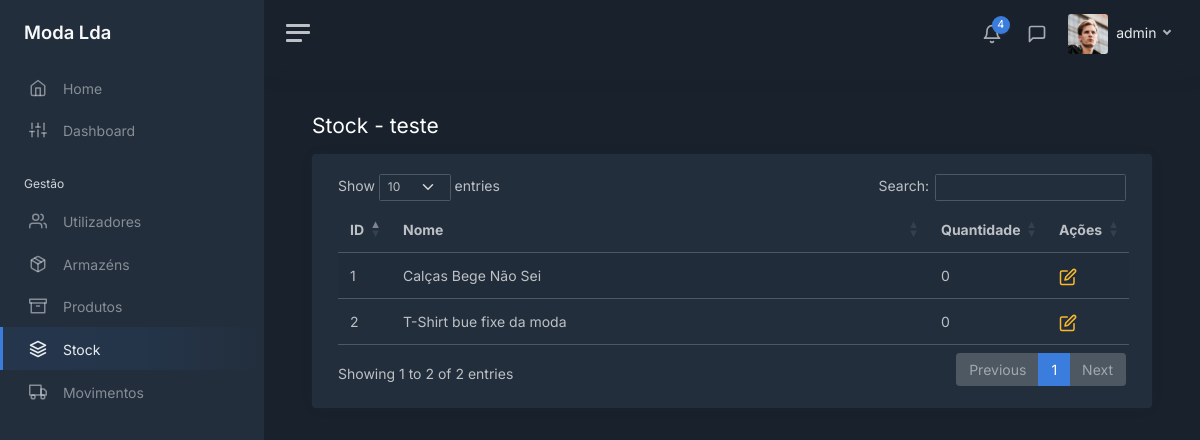
Before: /stock/1/products (signed in) with the older database file.
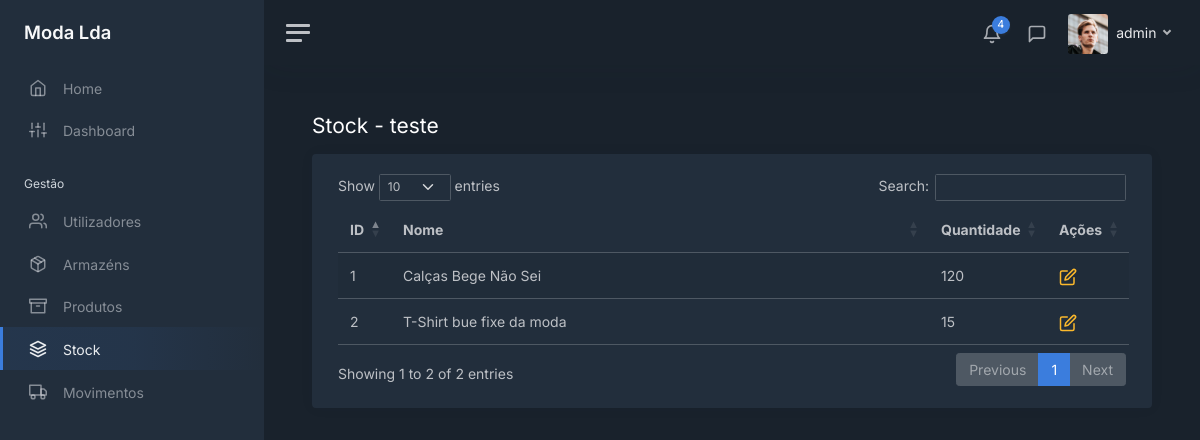
After: the same page with the newer database file.
### modules/login/models.py (models this page shows, shortened)
class User(UserMixin, db.Model):
    __tablename__ = 'users'
    __table_args__ = {'extend_existing': True}
    id = db.Column(db.Integer, primary_key=True)
    username = db.Column(db.String(), unique=True)
    password = db.Column(db.String())
    role = db.Column(db.String())
    last_login = db.Column(db.DateTime, server_default=db.func.now())

### modules/main/models.py (models this page shows, shortened)
class Warehouse(db.Model):
    __tablename__ = 'warehouses'
    __table_args__ = {'extend_existing': True}
    id = db.Column(db.Integer, primary_key=True)
    name = db.Column(db.String(), unique=True)
    address = db.Column(db.String())
    phone = db.Column(db.String())

class Product(db.Model):
    __tablename__ = 'products'
    __table_args__ = {'extend_existing': True}
    id = db.Column(db.Integer, primary_key=True)
    name = db.Column(db.String(), unique=True)
    category = db.Column(db.String())
    color = db.Column(db.String())
    brand = db.Column(db.String())
    min_stock = db.Column(db.Integer())
    max_stock = db.Column(db.Integer())
    last_buy_price = db.Column(db.Float())
    avg_buy_price = db.Column(db.Float())
    sell_price = db.Column(db.Float())
    desc = db.Column(db.String())

class Product_Warehouse(db.Model):
    __tablename__ = 'products_warehouses'
    __table_args__ = {'extend_existing': True}
    product_id = db.Column(db.Integer, ForeignKey(Product.id), primary_key=True)
    warehouse_id = db.Column(db.Integer, ForeignKey(Warehouse.id), primary_key=True)
    quantity = db.Column(db.Integer)
    product = relationship('Product', foreign_keys='Product_Warehouse.product_id')
    warehouse = relationship('Warehouse', foreign_keys='Product_Warehouse.warehouse_id')

### modules/main/views.py (the view)
@bp.route('/stock/<int:id>/products')
@login_required
def view_stock_warehouses(id):
    warehouse = Warehouse.query.filter_by(id=id).first_or_404()
    query = text('''
         SELECT
            products.id as id,
            products.name AS name,
            products_warehouses.quantity AS quantity
        FROM
            products
        LEFT JOIN
            products_warehouses ON products_warehouses.product_id = products.id AND products_warehouses.warehouse_id = :warehouse_id
        LEFT JOIN
            warehouses ON warehouses.id = products_warehouses.warehouse_id
    ''')
    result = db.session.execute(query, {'warehouse_id': id})
    return render_template('stock/stock_table.html', user=current_user, tab="stock", warehouse=warehouse,
                           products=result)

### modules/login/models.py (called while the page is built)
@login_manager.user_loader
def load_user(user_id):
    return User.query.get(int(user_id))

### modules/main/templates/stock/stock_table.html (shortened to what this page needs)
<!DOCTYPE html>
<html lang="en">
<head>
    <link href="/static/css/dashboard.css" rel="stylesheet">
    <link href="https://cdn.datatables.net/1.13.7/css/dataTables.bootstrap5.min.css" rel="stylesheet">
</head>
{% extends 'sidebar.html' %}
{% block content %}
    <div class="row">
        <div class="col float-start">
            <h1 class="h3 mb-3">Stock
                {% if warehouse is not none %}
                    - {{ warehouse.name }}
                {% else %}
                    - Total
                {% endif %}
            </h1>
        </div>
    </div>
    <div class="card">
        <div class="card-body">
            <div class="container-fluid">
                <table id="products" class="table table-striped">
                    <tbody>
                    {% for product in products %}
                        <tr>
                            <td>{{ product.id }}</td>
                            <td>{{ product.name }}</td>
                            {% if product.quantity is not none %}
                                <td>{{ product.quantity }}</td>
                            {% else %}
                                <td>0</td>
                            {% endif %}
                            {% if warehouse is not none %}
                                <td>
                                    <a class="text-decoration-none" href="/stock/{{ warehouse.id }}/products/{{ product.id }}">
                                        <i class="align-middle text-warning" data-feather="edit"></i>
                                    </a>
                                </td>
                            {% endif %}
                        </tr>
                    {% endfor %}
                    </tbody>
                </table>
            </div>
        </div>
    </div>
{% endblock %}

### modules/main/templates/sidebar.html (shortened to what this page needs)
<body data-theme="dark">
<div class="wrapper">
    <nav id="sidebar" class="sidebar js-sidebar">
        <div class="sidebar-content js-simplebar">
            <a class="sidebar-brand" href="/home">
                <span class="align-middle">Moda Lda</span>
            </a>
            <ul class="sidebar-nav">
                <li class="sidebar-item {% if tab == 'home' %}active{% endif %}">
                    <a class="sidebar-link" href="/home">
                        <i class="align-middle" data-feather="home"></i> <span class="align-middle">Home</span>
                    </a>
                </li>
                <li class="sidebar-item {% if tab == 'dashboard' %}active{% endif %}">
                    <a class="sidebar-link" href="/dashboard">
                        <i class="align-middle" data-feather="sliders"></i> <span class="align-middle">Dashboard</span>
                    </a>
                </li>
                <li class="sidebar-header">
                    Gestão
                </li>
                {% if user.role == 'admin' or user.role == 'gerente' %}
                <li class="sidebar-item {% if tab == 'users' %}active{% endif %}">
                    <a class="sidebar-link" href="/users">
                        <i class="align-middle" data-feather="users"></i> <span class="align-middle">Utilizadores</span>
                    </a>
                </li>
                {% endif %}
                {% if user.role == 'admin' or user.role == 'gerente' %}
                <li class="sidebar-item {% if tab == 'warehouses' %}active{% endif %}">
                    <a class="sidebar-link" href="/warehouses">
                        <i class="align-middle" data-feather="package"></i> <span class="align-middle">Armazéns</span>
                    </a>
                </li>
                {% endif %}
                <li class="sidebar-item {% if tab == 'products' %}active{% endif %}">
                    <a class="sidebar-link" href="/products">
                        <i class="align-middle" data-feather="archive"></i> <span class="align-middle">Produtos</span>
                    </a>
                </li>
                <li class="sidebar-item {% if tab == 'stock' %}active{% endif %}">
                    <a class="sidebar-link" href="/stock">
                        <i class="align-middle" data-feather="layers"></i> <span class="align-middle">Stock</span>
                    </a>
                </li>
                <li class="sidebar-item {% if tab == 'movimentos' %}active{% endif %}">
                    <a class="sidebar-link" href="/movements">
                        <i class="align-middle" data-feather="truck"></i> <span class="align-middle">Movimentos</span>
                    </a>
                </li>
            </ul>
        </div>
    </nav>
    <div class="main">
        <nav class="navbar navbar-expand navbar-light navbar-bg">
            <a class="sidebar-toggle js-sidebar-toggle">
                <i class="hamburger align-self-center"></i>
            </a>
            <div class="navbar-collapse collapse">
                <ul class="navbar-nav navbar-align">
                    <li class="nav-item dropdown">
                        <a class="nav-icon dropdown-toggle" href="#" id="alertsDropdown" data-bs-toggle="dropdown">
                            <div class="position-relative">
                                <i class="align-middle" data-feather="bell"></i>
                                <span class="indicator">4</span>
                            </div>
                        </a>
                    </li>
                    <li class="nav-item dropdown">
                        <a class="nav-icon dropdown-toggle" href="#" id="messagesDropdown" data-bs-toggle="dropdown">
                            <div class="position-relative">
                                <i class="align-middle" data-feather="message-square"></i>
                            </div>
                        </a>
                    </li>
                    <li class="nav-item dropdown">
                        <a class="nav-link dropdown-toggle d-none d-sm-inline-block" href="#" data-bs-toggle="dropdown">
                            <img src="/static/img/avatars/avatar.jpg" class="avatar img-fluid rounded me-1"
                                 alt="{{ user.username }}"/> <span class="text-dark"> {{ user.username }} </span>
                        </a>
                    </li>
                </ul>
            </div>
        </nav>
        <main class="content">
            <div class="container-fluid p-0">
                {% block content %}
                {% endblock %}
            </div>
        </main>
    </div>
</div>
</body>
</html>

Changed rows visible on the page:
no longer on this page (row unchanged): Product: id "1", name "Calças Bege Não Sei", shows "0"
no longer on this page (row unchanged): Product: id "2", name "T-Shirt bue fixe da moda", shows "0"
added Product_Warehouse: id "1", name "Calças Bege Não Sei", quantity "120"
added Product_Warehouse: id "2", name "T-Shirt bue fixe da moda", quantity "15"
